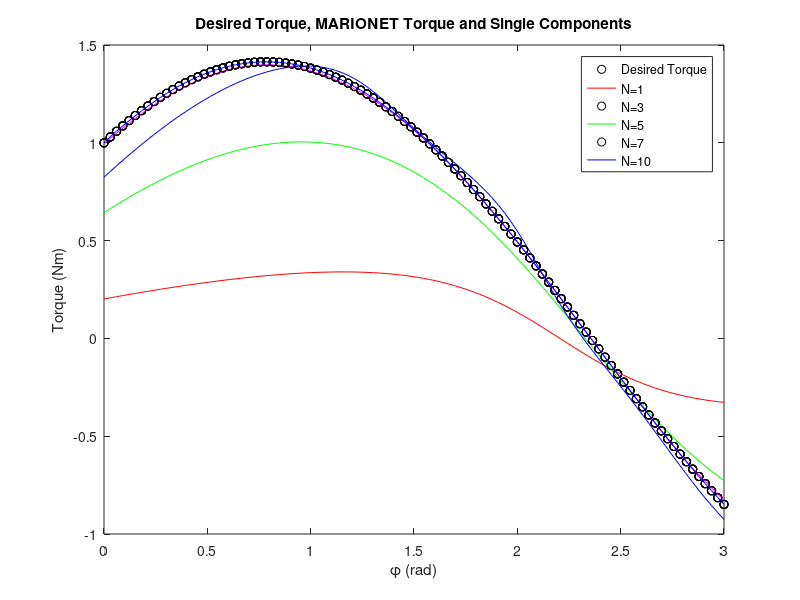
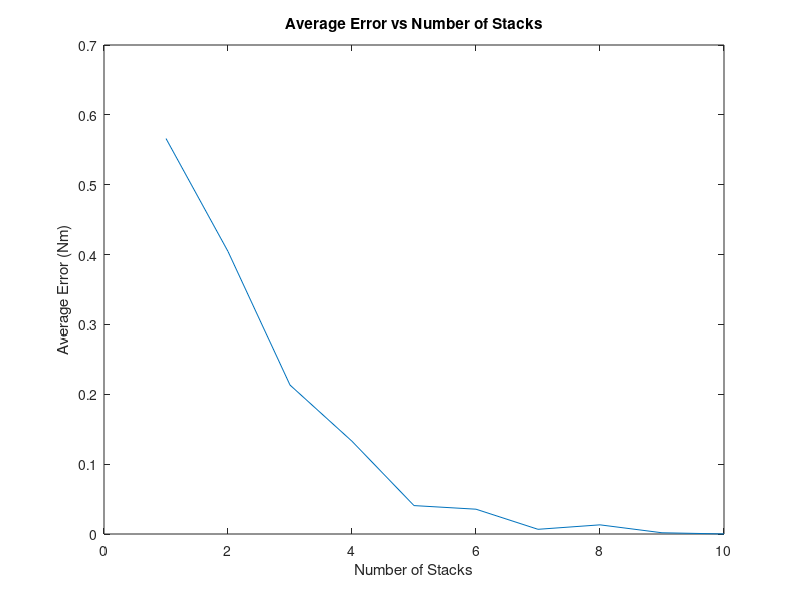
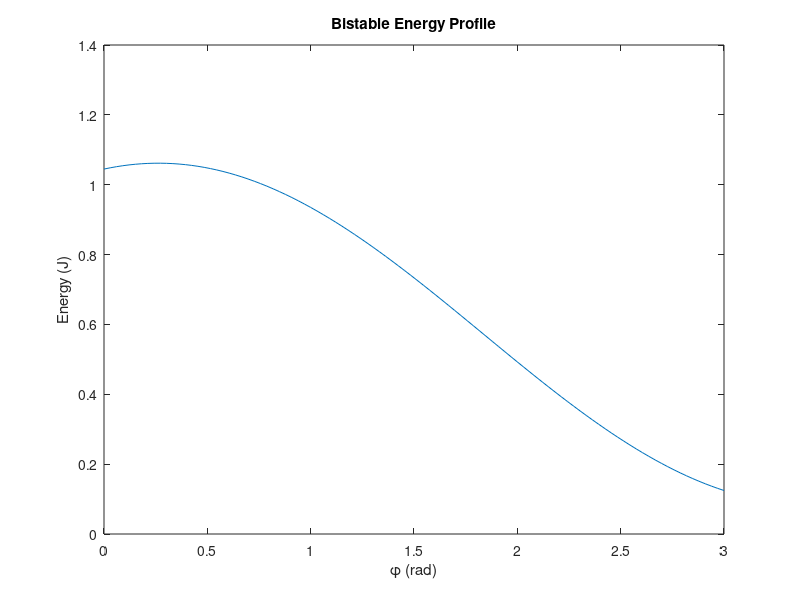

Reproduce these figures in MATLAB, in order.
clc
clear all

%1 Stack MARIONET
rng default
n=1; %Number of Stacks
L = .34; %Length of Arm
phi = linspace(0,3); %Phi Angles
torque = sin(phi)+cos(phi); %Desired Torque Distribution
lb = []; %Lower Bounds of Optimized Values
ub = []; %Upper Bounds of Optimized Values
fun = @(p,phi) (L*p(2)*sin(p(1)-phi))./sqrt(p(2)^2+L^2-(2*p(2)*L*cos(p(1)-phi))); %Function defining the moment arm of the force
%p(1) = angle p(2) = radius
x0 = zeros(1,2*n); %Initial Guesses for Optimized P values
p = lsqcurvefit(fun,x0,phi,torque,lb,ub); %Least Squares Fit Optimizations
figure(1) %Plotting Phi, Torque relationship with Optimized Values
plot(phi,torque,'ko',phi,fun(p,phi),'r')
residual1 = torque-fun(p,phi);


hold on
%2 Stack MARIONET
n=2;
lb = [];
ub = [];
fun = @(p,phi) (L*p(2)*sin(p(1)-phi))./sqrt(p(2)^2+L^2-(2*p(2)*L*cos(p(1)-phi)))+(L*p(4)*sin(p(3)-phi))./sqrt(p(4)^2+L^2-(2*p(4)*L*cos(p(3)-phi)));
x0 = zeros(1,2*n);
p = lsqcurvefit(fun,x0,phi,torque,lb,ub);
%plot(phi,torque,'ko',phi,fun(p,phi),'g-')
residual2 = torque-fun(p,phi);


%3 Stack MARIONET
n=3;
lb = [];
ub = [];
fun = @(p,phi) (L*p(2)*sin(p(1)-phi))./sqrt(p(2)^2+L^2-(2*p(2)*L*cos(p(1)-phi)))+(L*p(4)*sin(p(3)-phi))./sqrt(p(4)^2+L^2-(2*p(4)*L*cos(p(3)-phi)))+(L*p(6)*sin(p(5)-phi))./sqrt(p(6)^2+L^2-(2*p(6)*L*cos(p(5)-phi)));
x0 = zeros(1,2*n);
p = lsqcurvefit(fun,x0,phi,torque,lb,ub);
plot(phi,torque,'ko',phi,fun(p,phi),'g')
residual3 = torque-fun(p,phi);

%4 Stack MARIONET
n=4;
lb = [];
ub = [];
fun = @(p,phi) (L*p(2)*sin(p(1)-phi))./sqrt(p(2)^2+L^2-(2*p(2)*L*cos(p(1)-phi)))+(L*p(4)*sin(p(3)-phi))./sqrt(p(4)^2+L^2-(2*p(4)*L*cos(p(3)-phi)))+(L*p(6)*sin(p(5)-phi))./sqrt(p(6)^2+L^2-(2*p(6)*L*cos(p(5)-phi)))+(L*p(8)*sin(p(7)-phi))./sqrt(p(8)^2+L^2-(2*p(8)*L*cos(p(7)-phi)));
x0 = zeros(1,2*n);
p = lsqcurvefit(fun,x0,phi,torque,lb,ub);
%plot(phi,torque,'ko',phi,fun(p,phi),'p-')
residual4 = torque-fun(p,phi);

%5 Stack MARIONET
n=5;
lb = [];
ub = [];
fun = @(p,phi) (L*p(2)*sin(p(1)-phi))./sqrt(p(2)^2+L^2-(2*p(2)*L*cos(p(1)-phi)))+(L*p(4)*sin(p(3)-phi))./sqrt(p(4)^2+L^2-(2*p(4)*L*cos(p(3)-phi)))+(L*p(6)*sin(p(5)-phi))./sqrt(p(6)^2+L^2-(2*p(6)*L*cos(p(5)-phi)))+(L*p(8)*sin(p(7)-phi))./sqrt(p(8)^2+L^2-(2*p(8)*L*cos(p(7)-phi)))+(L*p(10)*sin(p(9)-phi))./sqrt(p(10)^2+L^2-(2*p(10)*L*cos(p(9)-phi)));
x0 = zeros(1,2*n);
p = lsqcurvefit(fun,x0,phi,torque,lb,ub);
plot(phi,torque,'ko',phi,fun(p,phi),'b')
residual5 = torque-fun(p,phi);

%6 Stack MARIONET
n=6;
lb = [];
ub = [];
fun = @(p,phi) (L*p(2)*sin(p(1)-phi))./sqrt(p(2)^2+L^2-(2*p(2)*L*cos(p(1)-phi)))+(L*p(4)*sin(p(3)-phi))./sqrt(p(4)^2+L^2-(2*p(4)*L*cos(p(3)-phi)))+(L*p(6)*sin(p(5)-phi))./sqrt(p(6)^2+L^2-(2*p(6)*L*cos(p(5)-phi)))+(L*p(8)*sin(p(7)-phi))./sqrt(p(8)^2+L^2-(2*p(8)*L*cos(p(7)-phi)))+(L*p(10)*sin(p(9)-phi))./sqrt(p(10)^2+L^2-(2*p(10)*L*cos(p(9)-phi)))+(L*p(12)*sin(p(11)-phi))./sqrt(p(12)^2+L^2-(2*p(12)*L*cos(p(11)-phi)));
x0 = zeros(1,2*n);
p = lsqcurvefit(fun,x0,phi,torque,lb,ub);
%plot(phi,torque,'ko',phi,fun(p,phi),'p-')
residual6 = torque-fun(p,phi);

%7 Stack MARIONET
n=7;
lb = [];
ub = [];
fun = @(p,phi) (L*p(2)*sin(p(1)-phi))./sqrt(p(2)^2+L^2-(2*p(2)*L*cos(p(1)-phi)))+(L*p(4)*sin(p(3)-phi))./sqrt(p(4)^2+L^2-(2*p(4)*L*cos(p(3)-phi)))+(L*p(6)*sin(p(5)-phi))./sqrt(p(6)^2+L^2-(2*p(6)*L*cos(p(5)-phi)))+(L*p(8)*sin(p(7)-phi))./sqrt(p(8)^2+L^2-(2*p(8)*L*cos(p(7)-phi)))+(L*p(10)*sin(p(9)-phi))./sqrt(p(10)^2+L^2-(2*p(10)*L*cos(p(9)-phi)))+(L*p(12)*sin(p(11)-phi))./sqrt(p(12)^2+L^2-(2*p(12)*L*cos(p(11)-phi)))+(L*p(14)*sin(p(13)-phi))./sqrt(p(14)^2+L^2-(2*p(14)*L*cos(p(13)-phi)));
x0 = zeros(1,2*n);
p = lsqcurvefit(fun,x0,phi,torque,lb,ub);
plot(phi,torque,'ko',phi,fun(p,phi),'m')
residual7 = torque-fun(p,phi);

%8 Stack MARIONET
n=8;
lb = [];
ub = [];
fun = @(p,phi) (L*p(2)*sin(p(1)-phi))./sqrt(p(2)^2+L^2-(2*p(2)*L*cos(p(1)-phi)))+(L*p(4)*sin(p(3)-phi))./sqrt(p(4)^2+L^2-(2*p(4)*L*cos(p(3)-phi)))+(L*p(6)*sin(p(5)-phi))./sqrt(p(6)^2+L^2-(2*p(6)*L*cos(p(5)-phi)))+(L*p(8)*sin(p(7)-phi))./sqrt(p(8)^2+L^2-(2*p(8)*L*cos(p(7)-phi)))+(L*p(10)*sin(p(9)-phi))./sqrt(p(10)^2+L^2-(2*p(10)*L*cos(p(9)-phi)))+(L*p(12)*sin(p(11)-phi))./sqrt(p(12)^2+L^2-(2*p(12)*L*cos(p(11)-phi)))+(L*p(14)*sin(p(13)-phi))./sqrt(p(14)^2+L^2-(2*p(14)*L*cos(p(13)-phi)))+(L*p(16)*sin(p(15)-phi))./sqrt(p(16)^2+L^2-(2*p(16)*L*cos(p(15)-phi)));
x0 = zeros(1,2*n);
p = lsqcurvefit(fun,x0,phi,torque,lb,ub);
%plot(phi,torque,'ko',phi,fun(p,phi),'p-')
residual8 = torque-fun(p,phi);

%9 Stack MARIONET
n=9;
lb = [];
ub = [];
fun = @(p,phi) (L*p(2)*sin(p(1)-phi))./sqrt(p(2)^2+L^2-(2*p(2)*L*cos(p(1)-phi)))+(L*p(4)*sin(p(3)-phi))./sqrt(p(4)^2+L^2-(2*p(4)*L*cos(p(3)-phi)))+(L*p(6)*sin(p(5)-phi))./sqrt(p(6)^2+L^2-(2*p(6)*L*cos(p(5)-phi)))+(L*p(8)*sin(p(7)-phi))./sqrt(p(8)^2+L^2-(2*p(8)*L*cos(p(7)-phi)))+(L*p(10)*sin(p(9)-phi))./sqrt(p(10)^2+L^2-(2*p(10)*L*cos(p(9)-phi)))+(L*p(12)*sin(p(11)-phi))./sqrt(p(12)^2+L^2-(2*p(12)*L*cos(p(11)-phi)))+(L*p(14)*sin(p(13)-phi))./sqrt(p(14)^2+L^2-(2*p(14)*L*cos(p(13)-phi)))+(L*p(16)*sin(p(15)-phi))./sqrt(p(16)^2+L^2-(2*p(16)*L*cos(p(15)-phi)))+(L*p(18)*sin(p(17)-phi))./sqrt(p(18)^2+L^2-(2*p(18)*L*cos(p(17)-phi)));
x0 = zeros(1,2*n);
p = lsqcurvefit(fun,x0,phi,torque,lb,ub);
%plot(phi,torque,'ko',phi,fun(p,phi),'p-')
residual9 = torque-fun(p,phi);

%10 Stack MARIONET
n=10;
lb = [];
ub = [];
fun = @(p,phi) (L*p(2)*sin(p(1)-phi))./sqrt(p(2)^2+L^2-(2*p(2)*L*cos(p(1)-phi)))+(L*p(4)*sin(p(3)-phi))./sqrt(p(4)^2+L^2-(2*p(4)*L*cos(p(3)-phi)))+(L*p(6)*sin(p(5)-phi))./sqrt(p(6)^2+L^2-(2*p(6)*L*cos(p(5)-phi)))+(L*p(8)*sin(p(7)-phi))./sqrt(p(8)^2+L^2-(2*p(8)*L*cos(p(7)-phi)))+(L*p(10)*sin(p(9)-phi))./sqrt(p(10)^2+L^2-(2*p(10)*L*cos(p(9)-phi)))+(L*p(12)*sin(p(11)-phi))./sqrt(p(12)^2+L^2-(2*p(12)*L*cos(p(11)-phi)))+(L*p(14)*sin(p(13)-phi))./sqrt(p(14)^2+L^2-(2*p(14)*L*cos(p(13)-phi)))+(L*p(16)*sin(p(15)-phi))./sqrt(p(16)^2+L^2-(2*p(16)*L*cos(p(15)-phi)))+(L*p(18)*sin(p(17)-phi))./sqrt(p(18)^2+L^2-(2*p(18)*L*cos(p(17)-phi)))+(L*p(20)*sin(p(19)-phi))./sqrt(p(20)^2+L^2-(2*p(20)*L*cos(p(19)-phi)));
x0 = zeros(1,2*n);
p = lsqcurvefit(fun,x0,phi,torque,lb,ub);
residual10 = torque-fun(p,phi);

plot(phi,torque,'ko',phi,fun(p,phi),'b')
legend('Desired Torque','N=1','N=3','N=5','N=7','N=10')
title('Desired Torque, MARIONET Torque and Single Components')
xlabel('{\phi} (rad)')
ylabel('Torque (Nm)')

%Error plot
figure(2)
Error = [mean(residual1) mean(residual2) mean(residual3) mean(residual4) mean(residual5) mean(residual6) mean(residual7) mean(residual8) mean(residual9) mean(residual10)];
N = 1:1:10;
plot(N,Error)
title('Average Error vs Number of Stacks')
xlabel('Number of Stacks')
ylabel('Average Error (Nm)')

%Bistable Energy Profile
phi = linspace(0,3);
Energy = .5*L^2+p(2)^2-2*L*p(2).*cos(p(1)-phi); %Energy Represented by Equation (1/2)kx^2
figure(3)
plot(phi,Energy) %Plot
title('Bistable Energy Profile')
xlabel('{\phi} (rad)')
ylabel('Energy (J)')


%Functions Below were used for the manual Stack Addition
%fun = @(p,phi) (L*p(2)*sin(p(1)-phi))./sqrt(p(2)^2+L^2-(2*p(2)*L*cos(p(1)-phi)))
%fun2 = (L*p(4)*sin(p(3)-phi))./sqrt(p(4)^2+L^2-(2*p(4)*L*cos(p(3)-phi)))
%fun3 = (L*p(6)*sin(p(5)-phi))./sqrt(p(6)^2+L^2-(2*p(6)*L*cos(p(5)-phi)))
%fun4 = (L*p(8)*sin(p(7)-phi))./sqrt(p(8)^2+L^2-(2*p(8)*L*cos(p(7)-phi)))
%fun5 = (L*p(10)*sin(p(9)-phi))./sqrt(p(10)^2+L^2-(2*p(10)*L*cos(p(9)-phi)))
%fun6 = (L*p(12)*sin(p(11)-phi))./sqrt(p(12)^2+L^2-(2*p(12)*L*cos(p(11)-phi)))
%fun7 = (L*p(14)*sin(p(13)-phi))./sqrt(p(14)^2+L^2-(2*p(14)*L*cos(p(13)-phi)))
%fun8 = (L*p(16)*sin(p(15)-phi))./sqrt(p(16)^2+L^2-(2*p(16)*L*cos(p(15)-phi)))
%fun9 = (L*p(18)*sin(p(17)-phi))./sqrt(p(18)^2+L^2-(2*p(18)*L*cos(p(17)-phi)))
%fun10 = (L*p(20)*sin(p(19)-phi))./sqrt(p(20)^2+L^2-(2*p(20)*L*cos(p(19)-phi)))
%RESTING LENGTH, 

